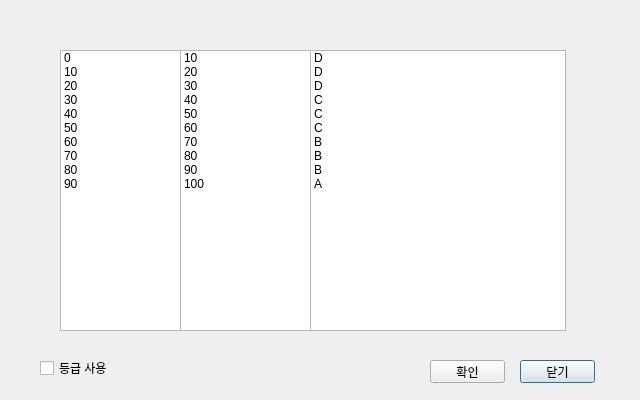
<?xml version="1.0" encoding="UTF-8"?>
<ui version="4.0">
 <class>Dialog</class>
 <widget class="QDialog" name="Dialog">
  <property name="geometry">
   <rect>
    <x>0</x>
    <y>0</y>
    <width>640</width>
    <height>400</height>
   </rect>
  </property>
  <property name="windowTitle">
   <string>Dialog</string>
  </property>
  <widget class="QPushButton" name="btn_close">
   <property name="geometry">
    <rect>
     <x>520</x>
     <y>360</y>
     <width>75</width>
     <height>23</height>
    </rect>
   </property>
   <property name="text">
    <string>닫기</string>
   </property>
  </widget>
  <widget class="QPushButton" name="pushButton_2">
   <property name="geometry">
    <rect>
     <x>430</x>
     <y>360</y>
     <width>75</width>
     <height>23</height>
    </rect>
   </property>
   <property name="text">
    <string>확인</string>
   </property>
  </widget>
  <widget class="QCheckBox" name="checkBox">
   <property name="geometry">
    <rect>
     <x>40</x>
     <y>360</y>
     <width>81</width>
     <height>16</height>
    </rect>
   </property>
   <property name="text">
    <string>등급 사용</string>
   </property>
  </widget>
  <widget class="QListWidget" name="listWidget">
   <property name="geometry">
    <rect>
     <x>60</x>
     <y>50</y>
     <width>121</width>
     <height>281</height>
    </rect>
   </property>
   <item>
    <property name="text">
     <string>0</string>
    </property>
   </item>
   <item>
    <property name="text">
     <string>10</string>
    </property>
   </item>
   <item>
    <property name="text">
     <string>20</string>
    </property>
   </item>
   <item>
    <property name="text">
     <string>30</string>
    </property>
   </item>
   <item>
    <property name="text">
     <string>40</string>
    </property>
   </item>
   <item>
    <property name="text">
     <string>50</string>
    </property>
   </item>
   <item>
    <property name="text">
     <string>60</string>
    </property>
   </item>
   <item>
    <property name="text">
     <string>70</string>
    </property>
   </item>
   <item>
    <property name="text">
     <string>80</string>
    </property>
   </item>
   <item>
    <property name="text">
     <string>90</string>
    </property>
   </item>
  </widget>
  <widget class="QListWidget" name="listWidget_2">
   <property name="geometry">
    <rect>
     <x>310</x>
     <y>50</y>
     <width>256</width>
     <height>281</height>
    </rect>
   </property>
   <item>
    <property name="text">
     <string>D</string>
    </property>
   </item>
   <item>
    <property name="text">
     <string>D</string>
    </property>
   </item>
   <item>
    <property name="text">
     <string>D</string>
    </property>
   </item>
   <item>
    <property name="text">
     <string>C</string>
    </property>
   </item>
   <item>
    <property name="text">
     <string>C</string>
    </property>
   </item>
   <item>
    <property name="text">
     <string>C</string>
    </property>
   </item>
   <item>
    <property name="text">
     <string>B</string>
    </property>
   </item>
   <item>
    <property name="text">
     <string>B</string>
    </property>
   </item>
   <item>
    <property name="text">
     <string>B</string>
    </property>
   </item>
   <item>
    <property name="text">
     <string>A</string>
    </property>
   </item>
  </widget>
  <widget class="QListWidget" name="listWidget_3">
   <property name="geometry">
    <rect>
     <x>180</x>
     <y>50</y>
     <width>131</width>
     <height>281</height>
    </rect>
   </property>
   <item>
    <property name="text">
     <string>10</string>
    </property>
   </item>
   <item>
    <property name="text">
     <string>20</string>
    </property>
   </item>
   <item>
    <property name="text">
     <string>30</string>
    </property>
   </item>
   <item>
    <property name="text">
     <string>40</string>
    </property>
   </item>
   <item>
    <property name="text">
     <string>50</string>
    </property>
   </item>
   <item>
    <property name="text">
     <string>60</string>
    </property>
   </item>
   <item>
    <property name="text">
     <string>70</string>
    </property>
   </item>
   <item>
    <property name="text">
     <string>80</string>
    </property>
   </item>
   <item>
    <property name="text">
     <string>90</string>
    </property>
   </item>
   <item>
    <property name="text">
     <string>100</string>
    </property>
   </item>
  </widget>
 </widget>
 <resources/>
 <connections/>
</ui>
